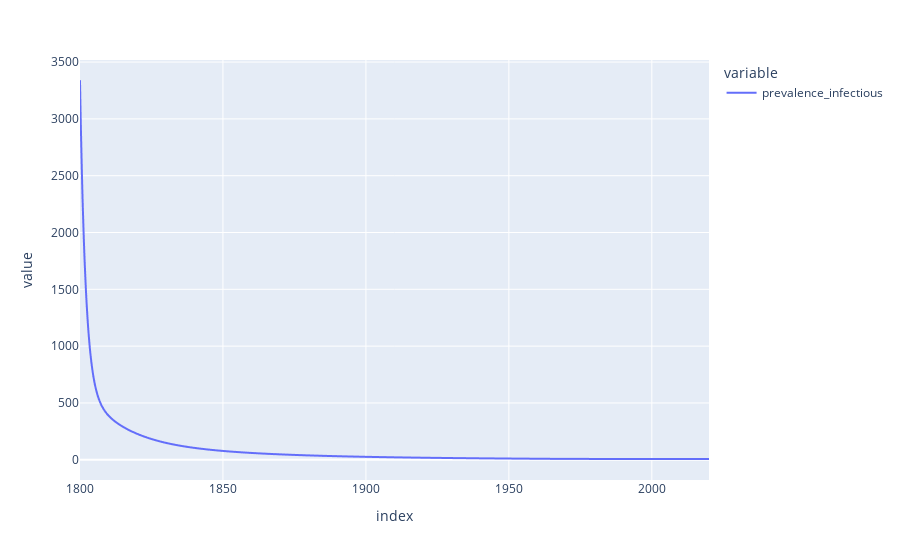

Write notebook code for a chart like this one.
### Code cell
derived_df_0.prevalence_infectious.plot()

### Figure 1 — Plotly figure (JSON) as saved in the notebook; plotly's stock layout.template omitted (floating-point values rounded to 4 significant figures; data arrays with more than 128 entries replaced by an {"elided": "..."} marker saying what was removed)
{"data": [{"hovertemplate": "variable=prevalence_infectious<br>index=%{x}<br>value=%{y}<extra></extra>", "legendgroup": "prevalence_infectious", "line": {"color": "#636efa", "dash": "solid"}, "marker": {"symbol": "circle"}, "mode": "lines", "name": "prevalence_infectious", "showlegend": true, "type": "scattergl", "x": {"elided": "2201 float values"}, "xaxis": "x", "y": {"elided": "2201 float values"}, "yaxis": "y"}], "layout": {"legend": {"title": {"text": "variable"}, "tracegroupgap": 0}, "margin": {"t": 60}, "xaxis": {"anchor": "y", "domain": [0, 1], "title": {"text": "index"}}, "yaxis": {"anchor": "x", "domain": [0, 1], "title": {"text": "value"}}}}
